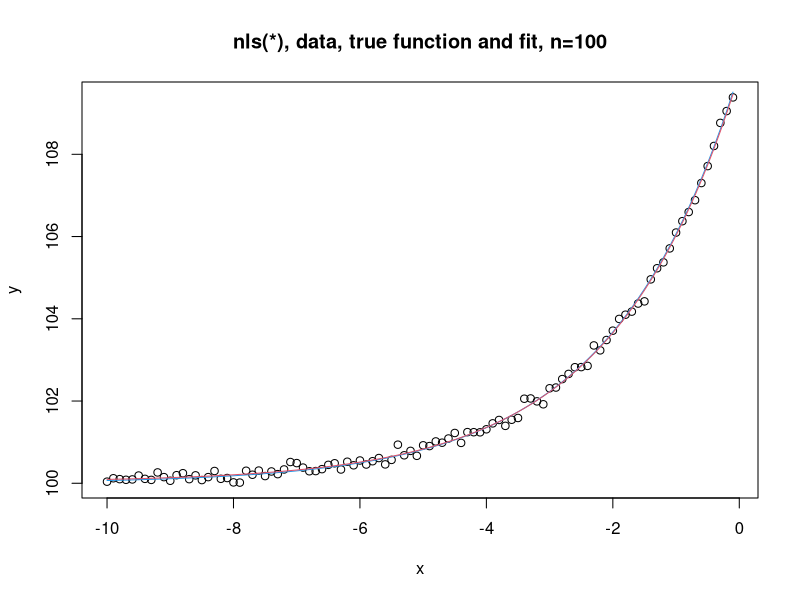
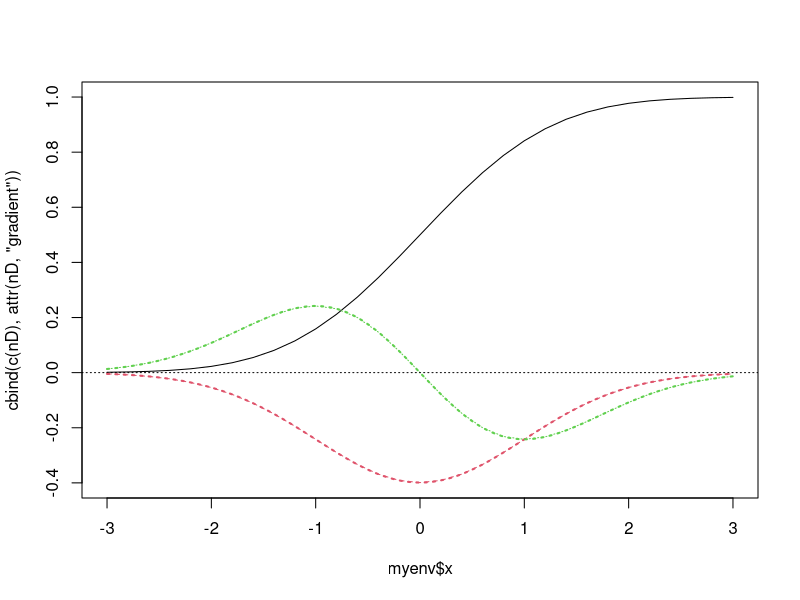

Here is the R script that generated these plots, in order:
# modnlsex.R

### * NLSstAsymptotic

flush(stderr()); flush(stdout())

### Name: NLSstAsymptotic
### Title: Fit the Asymptotic Regression Model
### Aliases: NLSstAsymptotic NLSstAsymptotic.sortedXyData
### Keywords: manip

### ** Examples

Lob.329 <- Loblolly[ Loblolly$Seed == "329", ]
print(NLSstAsymptotic(sortedXyData(expression(age),
                                   expression(height),
                                   Lob.329)), digits = 3)




### * NLSstClosestX

flush(stderr()); flush(stdout())

### Name: NLSstClosestX
### Title: Inverse Interpolation
### Aliases: NLSstClosestX NLSstClosestX.sortedXyData
### Keywords: manip

### ** Examples

DNase.2 <- DNase[ DNase$Run == "2", ]
DN.srt <- sortedXyData(expression(log(conc)), expression(density), DNase.2)
NLSstClosestX(DN.srt, 1.0)




### * NLSstLfAsymptote

flush(stderr()); flush(stdout())

### Name: NLSstLfAsymptote
### Title: Horizontal Asymptote on the Left Side
### Aliases: NLSstLfAsymptote NLSstLfAsymptote.sortedXyData
### Keywords: manip

### ** Examples

DNase.2 <- DNase[ DNase$Run == "2", ]
DN.srt <- sortedXyData( expression(log(conc)), expression(density), DNase.2 )
NLSstLfAsymptote( DN.srt )




### * NLSstRtAsymptote

flush(stderr()); flush(stdout())

### Name: NLSstRtAsymptote
### Title: Horizontal Asymptote on the Right Side
### Aliases: NLSstRtAsymptote NLSstRtAsymptote.sortedXyData
### Keywords: manip

### ** Examples

DNase.2 <- DNase[ DNase$Run == "2", ]
DN.srt <- sortedXyData( expression(log(conc)), expression(density), DNase.2 )
NLSstRtAsymptote( DN.srt )




### * asOneSidedFormula

flush(stderr()); flush(stdout())

### Name: asOneSidedFormula
### Title: Convert to One-Sided Formula
### Aliases: asOneSidedFormula
### Keywords: models

### ** Examples

asOneSidedFormula("age")
asOneSidedFormula(~ age)



### * getInitial

flush(stderr()); flush(stdout())

### Name: getInitial
### Title: Get Initial Parameter Estimates
### Aliases: getInitial getInitial.default getInitial.formula
###   getInitial.selfStart
### Keywords: models nonlinear manip

### ** Examples

PurTrt <- Puromycin[ Puromycin$state == "treated", ]
print(getInitial( rate ~ SSmicmen( conc, Vm, K ), PurTrt ), digits = 3)



### * nlminb

flush(stderr()); flush(stdout())

### Name: nlminb
### Title: Optimization using PORT routines
### Aliases: nlminb
### Keywords: optimize

### ** Examples



### * nls

flush(stderr()); flush(stdout())

### Name: nls
### Title: Nonlinear Least Squares
### Aliases: nls
### Keywords: nonlinear regression models

### ** Examples

## Don't show: 
od <- options(digits=5)
## End(Don't show)
require(graphics)

DNase1 <- subset(DNase, Run == 1)

## using a selfStart model
fm1DNase1 <- nls(density ~ SSlogis(log(conc), Asym, xmid, scal), DNase1)
summary(fm1DNase1)
## the coefficients only:
coef(fm1DNase1)
## including their SE, etc:
coef(summary(fm1DNase1))

## using conditional linearity
fm2DNase1 <- nls(density ~ 1/(1 + exp((xmid - log(conc))/scal)),
                 data = DNase1,
                 start = list(xmid = 0, scal = 1),
                 algorithm = "plinear")
summary(fm2DNase1)

## without conditional linearity
fm3DNase1 <- nls(density ~ Asym/(1 + exp((xmid - log(conc))/scal)),
                 data = DNase1,
                 start = list(Asym = 3, xmid = 0, scal = 1))
summary(fm3DNase1)

## using Port's nl2sol algorithm
fm4DNase1 <- nls(density ~ Asym/(1 + exp((xmid - log(conc))/scal)),
                 data = DNase1,
                 start = list(Asym = 3, xmid = 0, scal = 1),
                 algorithm = "port")
summary(fm4DNase1)

## weighted nonlinear regression
Treated <- Puromycin[Puromycin$state == "treated", ]
weighted.MM <- function(resp, conc, Vm, K)
{
    ## Purpose: exactly as white book p. 451 -- RHS for nls()
    ##  Weighted version of Michaelis-Menten model
    ## ----------------------------------------------------------
    ## Arguments: 'y', 'x' and the two parameters (see book)
    ## ----------------------------------------------------------
    ## Author: Martin Maechler, Date: 23 Mar 2001

    pred <- (Vm * conc)/(K + conc)
    (resp - pred) / sqrt(pred)
}

Pur.wt <- nls( ~ weighted.MM(rate, conc, Vm, K), data = Treated,
              start = list(Vm = 200, K = 0.1))
summary(Pur.wt)

## Passing arguments using a list that can not be coerced to a data.frame
lisTreat <- with(Treated,
                 list(conc1 = conc[1], conc.1 = conc[-1], rate = rate))

weighted.MM1 <- function(resp, conc1, conc.1, Vm, K)
{
     conc <- c(conc1, conc.1)
     pred <- (Vm * conc)/(K + conc)
    (resp - pred) / sqrt(pred)
}
Pur.wt1 <- nls( ~ weighted.MM1(rate, conc1, conc.1, Vm, K),
               data = lisTreat, start = list(Vm = 200, K = 0.1))
stopifnot(all.equal(coef(Pur.wt), coef(Pur.wt1)))

## Chambers and Hastie (1992) Statistical Models in S  (p. 537):
## If the value of the right side [of formula] has an attribute called
## 'gradient' this should be a matrix with the number of rows equal
## to the length of the response and one column for each parameter.

weighted.MM.grad <- function(resp, conc1, conc.1, Vm, K)
{
  conc <- c(conc1, conc.1)

  K.conc <- K+conc
  dy.dV <- conc/K.conc
  dy.dK <- -Vm*dy.dV/K.conc
  pred <- Vm*dy.dV
  pred.5 <- sqrt(pred)
  dev <- (resp - pred) / pred.5
  Ddev <- -0.5*(resp+pred)/(pred.5*pred)
  attr(dev, "gradient") <- Ddev * cbind(Vm = dy.dV, K = dy.dK)
  dev
}

Pur.wt.grad <- nls( ~ weighted.MM.grad(rate, conc1, conc.1, Vm, K),
                   data = lisTreat, start = list(Vm = 200, K = 0.1))

rbind(coef(Pur.wt), coef(Pur.wt1), coef(Pur.wt.grad))

## In this example, there seems no advantage to providing the gradient.
## In other cases, there might be.


## The two examples below show that you can fit a model to
## artificial data with noise but not to artificial data
## without noise.
x <- 1:10
y <- 2*x + 3                            # perfect fit
## terminates in an error, because convergence cannot be confirmed:
try(nls(y ~ a + b*x, start = list(a = 0.12345, b = 0.54321)))
## adjusting the convergence test by adding 'scaleOffset' to its denominator RSS:
nls(y ~ a + b*x, start = list(a = 0.12345, b = 0.54321),
    control = list(scaleOffset = 1, printEval=TRUE))
## Alternatively jittering the "too exact" values, slightly:
set.seed(27)
yeps <- y + rnorm(length(y), sd = 0.01) # added noise
nls(yeps ~ a + b*x, start = list(a = 0.12345, b = 0.54321))


## the nls() internal cheap guess for starting values can be sufficient:
x <- -(1:100)/10
y <- 100 + 10 * exp(x / 2) + rnorm(x)/10
nlmod <- nls(y ~  Const + A * exp(B * x))
nlmod
plot(x,y, main = "nls(*), data, true function and fit, n=100")
curve(100 + 10 * exp(x / 2), col = 4, add = TRUE)
lines(x, predict(nlmod), col = 2)

## Here, requiring close convergence, you need to use more accurate numerical
##  differentiation; this gives Error: "step factor .. reduced below 'minFactor' .."
options(digits = 10) # more accuracy for 'trace'
## IGNORE_RDIFF_BEGIN
try(nlm1 <- update(nlmod, control = list(tol = 1e-7))) # where central diff. work here:
   (nlm2 <- update(nlmod, control = list(tol = 8e-8, nDcentral=TRUE), trace=TRUE))
## --> convergence tolerance  4.997e-8 (in 11 iter.)
## IGNORE_RDIFF_END

## The muscle dataset in MASS is from an experiment on muscle
## contraction on 21 animals.  The observed variables are Strip
## (identifier of muscle), Conc (Cacl concentration) and Length
## (resulting length of muscle section).
## IGNORE_RDIFF_BEGIN
if(requireNamespace("MASS", quietly = TRUE)) withAutoprint({
## The non linear model considered is
##       Length = alpha + beta*exp(-Conc/theta) + error
## where theta is constant but alpha and beta may vary with Strip.

with(MASS::muscle, table(Strip)) # 2, 3 or 4 obs per strip

## We first use the plinear algorithm to fit an overall model,
## ignoring that alpha and beta might vary with Strip.
musc.1 <- nls(Length ~ cbind(1, exp(-Conc/th)), MASS::muscle,
              start = list(th = 1), algorithm = "plinear")
summary(musc.1)

## Then we use nls' indexing feature for parameters in non-linear
## models to use the conventional algorithm to fit a model in which
## alpha and beta vary with Strip.  The starting values are provided
## by the previously fitted model.
## Note that with indexed parameters, the starting values must be
## given in a list (with names):
b <- coef(musc.1)
musc.2 <- nls(Length ~ a[Strip] + b[Strip]*exp(-Conc/th), MASS::muscle,
              start = list(a = rep(b[2], 21), b = rep(b[3], 21), th = b[1]))
summary(musc.2)
})
## IGNORE_RDIFF_END
## Don't show: 
## End(Don't show)




### * nls.control

flush(stderr()); flush(stdout())

### Name: nls.control
### Title: Control the Iterations in nls
### Aliases: nls.control
### Keywords: nonlinear regression models

### ** Examples

nls.control(minFactor = 1/2048)




### * numericDeriv

flush(stderr()); flush(stdout())

### Name: numericDeriv
### Title: Evaluate Derivatives Numerically
### Aliases: numericDeriv
### Keywords: models

### ** Examples

myenv <- new.env()
myenv$mean <- 0.
myenv$sd   <- 1.
myenv$x    <- seq(-3., 3., length.out = 31)
nD <- numericDeriv(quote(pnorm(x, mean, sd)), c("mean", "sd"), myenv)
str(nD)

## Visualize :
require(graphics)
matplot(myenv$x, cbind(c(nD), attr(nD, "gradient")), type="l")
abline(h=0, lty=3)
## "gradient" is close to the true derivatives, you don't see any diff.:
curve( - dnorm(x), col=2, lty=3, lwd=2, add=TRUE)
curve(-x*dnorm(x), col=3, lty=3, lwd=2, add=TRUE)
##
## IGNORE_RDIFF_BEGIN
# shows 1.609e-8 on most platforms
all.equal(attr(nD,"gradient"),
          with(myenv, cbind(-dnorm(x), -x*dnorm(x))))
## IGNORE_RDIFF_END




### * profile.nls

flush(stderr()); flush(stdout())

### Name: profile.nls
### Title: Method for Profiling nls Objects
### Aliases: profile.nls
### Keywords: nonlinear regression models

### ** Examples

## Don't show: 
od <- options(digits = 4)
## End(Don't show)
# obtain the fitted object
fm1 <- nls(demand ~ SSasympOrig(Time, A, lrc), data = BOD)
# get the profile for the fitted model: default level is too extreme
pr1 <- profile(fm1, alphamax = 0.05)
# profiled values for the two parameters
## IGNORE_RDIFF_BEGIN
pr1$A
pr1$lrc
## IGNORE_RDIFF_END
# see also example(plot.profile.nls)
## Don't show: 
options(od)
## End(Don't show)



### * selfStart

flush(stderr()); flush(stdout())

### Name: selfStart
### Title: Construct Self-starting Nonlinear Models
### Aliases: selfStart selfStart.default selfStart.formula
### Keywords: models

### ** Examples

## self-starting logistic model

## The "initializer" (finds initial values for parameters from data):
initLogis <- function(mCall, data, LHS) {
    xy <- data.frame(sortedXyData(mCall[["input"]], LHS, data))
    if(nrow(xy) < 4)
        stop("too few distinct input values to fit a logistic model")
    z <- xy[["y"]]
    ## transform to proportion, i.e. in (0,1) :
    rng <- range(z); dz <- diff(rng)
    z <- (z - rng[1L] + 0.05 * dz)/(1.1 * dz)
    xy[["z"]] <- log(z/(1 - z))		# logit transformation
    aux <- coef(lm(x ~ z, xy))
    pars <- coef(nls(y ~ 1/(1 + exp((xmid - x)/scal)),
                     data = xy,
                     start = list(xmid = aux[[1L]], scal = aux[[2L]]),
                     algorithm = "plinear"))
    setNames(pars[c(".lin", "xmid", "scal")], nm = mCall[c("Asym", "xmid", "scal")])
}

SSlogis <- selfStart(~ Asym/(1 + exp((xmid - x)/scal)),
                     initial = initLogis,
                     parameters = c("Asym", "xmid", "scal"))


# 'first.order.log.model' is a function object defining a first order
# compartment model
# 'first.order.log.initial' is a function object which calculates initial
# values for the parameters in 'first.order.log.model'
#
# self-starting first order compartment model
## Not run: 
##D SSfol <- selfStart(first.order.log.model, first.order.log.initial)
## End(Not run)

## Explore the self-starting models already available in R's  "stats":
pos.st <- which("package:stats" == search())
mSS <- apropos("^SS..", where = TRUE, ignore.case = FALSE)
(mSS <- unname(mSS[names(mSS) == pos.st]))
fSS <- sapply(mSS, get, pos = pos.st, mode = "function")
all(sapply(fSS, inherits, "selfStart"))  # -> TRUE

## Show the argument list of each self-starting function:
str(fSS, give.attr = FALSE)



### * setNames

flush(stderr()); flush(stdout())

### Name: setNames
### Title: Set the Names in an Object
### Aliases: setNames
### Keywords: list

### ** Examples

setNames( 1:3, c("foo", "bar", "baz") )
# this is just a short form of
tmp <- 1:3
names(tmp) <-  c("foo", "bar", "baz")
tmp

## special case of character vector, using default
setNames(nm = c("First", "2nd"))



### * sortedXyData

flush(stderr()); flush(stdout())

### Name: sortedXyData
### Title: Create a 'sortedXyData' Object
### Aliases: sortedXyData sortedXyData.default
### Keywords: manip

### ** Examples

DNase.2 <- DNase[ DNase$Run == "2", ]
sortedXyData( expression(log(conc)), expression(density), DNase.2 )



